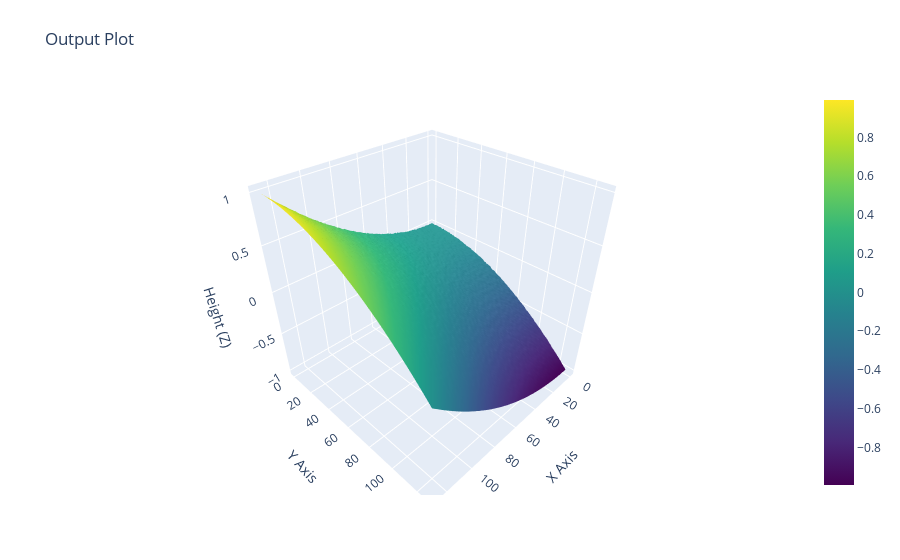

Notebook source saved alongside this figure:
### Markdown cell above
### Saddle Point Result

### Code cell
visualize_csv_output("../solver/saddlePoint.csv","./saddle_point_output_plot.png" )

### Figure 1 — Plotly figure (JSON) as saved in the notebook; plotly's stock layout.template omitted (floating-point values rounded to 4 significant figures; data arrays with more than 128 entries replaced by an {"elided": "..."} marker saying what was removed)
{"data": [{"colorscale": [[0, "#440154"], [0.1111, "#482878"], [0.2222, "#3e4989"], [0.3333, "#31688e"], [0.4444, "#26828e"], [0.5556, "#1f9e89"], [0.6667, "#35b779"], [0.7778, "#6ece58"], [0.8889, "#b5de2b"], [1, "#fde725"]], "type": "surface", "x": {"elided": "128x128 int values"}, "y": {"elided": "128x128 int values"}, "z": {"elided": "128x128 float values"}}], "layout": {"autosize": true, "margin": {"b": 65, "l": 65, "r": 50, "t": 90}, "scene": {"xaxis": {"title": {"text": "X Axis"}}, "yaxis": {"title": {"text": "Y Axis"}}, "zaxis": {"title": {"text": "Height (Z)"}}}, "title": {"text": "Output Plot"}}}
